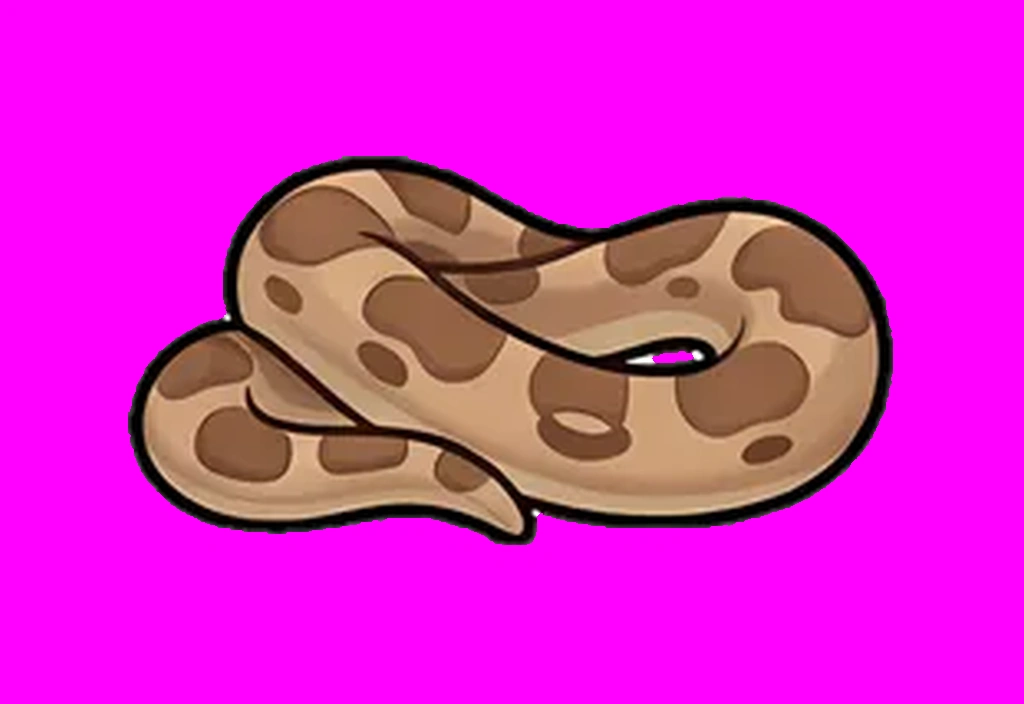
#> input picture tools/art/combat/starts/boa-coil.webp, 1024 x 704 px
$ python snakebrown.py combat/starts/boa-coil.webp combat/starts/pit-bed.webp
#> lines starting #> are read from the running program, lines starting #| are printed output that depends on the picture; after the words box and inside, x2 and y2 are one past the last pixel; in counts of white or black regions, pixels touching at a corner belong together
"""snakebrown.py: the brown vine snake (ENG-S2, the lead's ruling 11-14: a hue shift in the cut, so it never hides on a green liana).
Takes ART-678b's green cuts (t-art-678b@a93e335, src/assets/w1-678/w16-vinesnake-{hang,hiss}.webp) and turns ONLY the green scales brown:
every pixel whose hue is in the green band (45-150 deg) has its hue moved to vine-brown (keeps its place in the band, so the shading
stays), its saturation and value eased down a little; the cream belly, the orange eye, the dark outline and the mouth are untouched.
Usage: python3 tools/art/snakebrown.py <in.webp> <out.webp>
"""
import sys
import numpy as np
from PIL import Image

def brown(src, dst):
#> called with src = 'combat/starts/boa-coil.webp', dst = 'combat/starts/pit-bed.webp'
    im = Image.open(src).convert('RGBA')
    a = np.asarray(im).astype(np.float32) / 255.0
    rgb, al = a[..., :3], a[..., 3:]
#> al: shape (704, 1024, 1) float32; every value is 1
    hsv = np.asarray(Image.fromarray((rgb * 255).astype(np.uint8)).convert('HSV')).astype(np.float32)
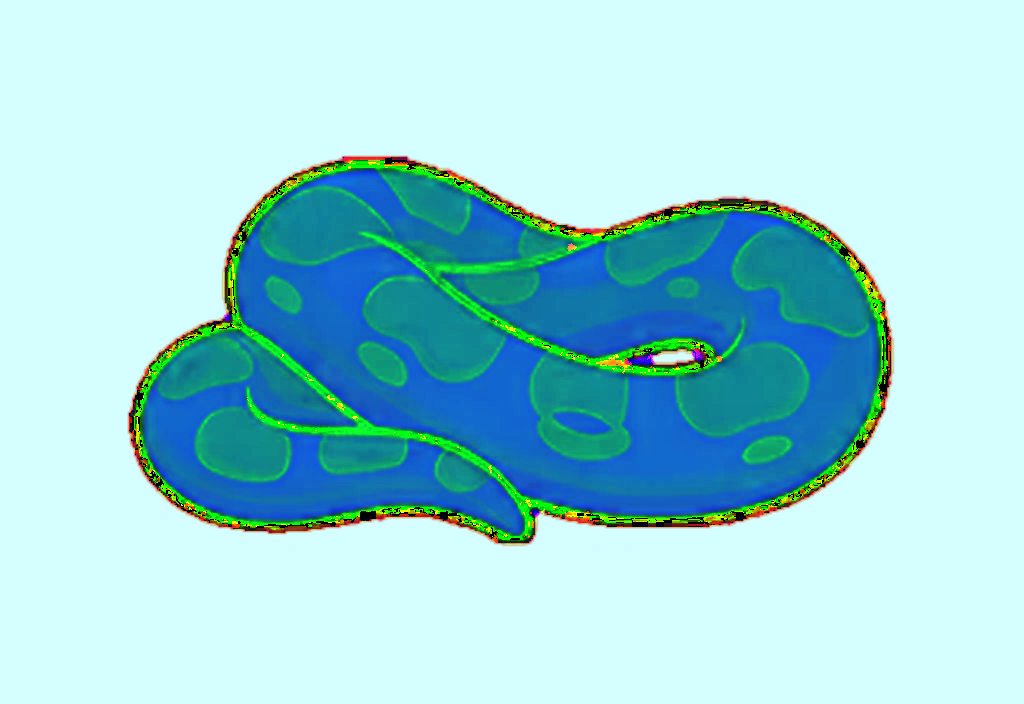
#> hsv: shape (704, 1024, 3) float32; mean R, G, B 152.6, 214.3, 220.9
    h = hsv[..., 0] * 360 / 255; s = hsv[..., 1] / 255; v = hsv[..., 2] / 255
#> after `h = hsv[..., 0] * 360 / 255`:
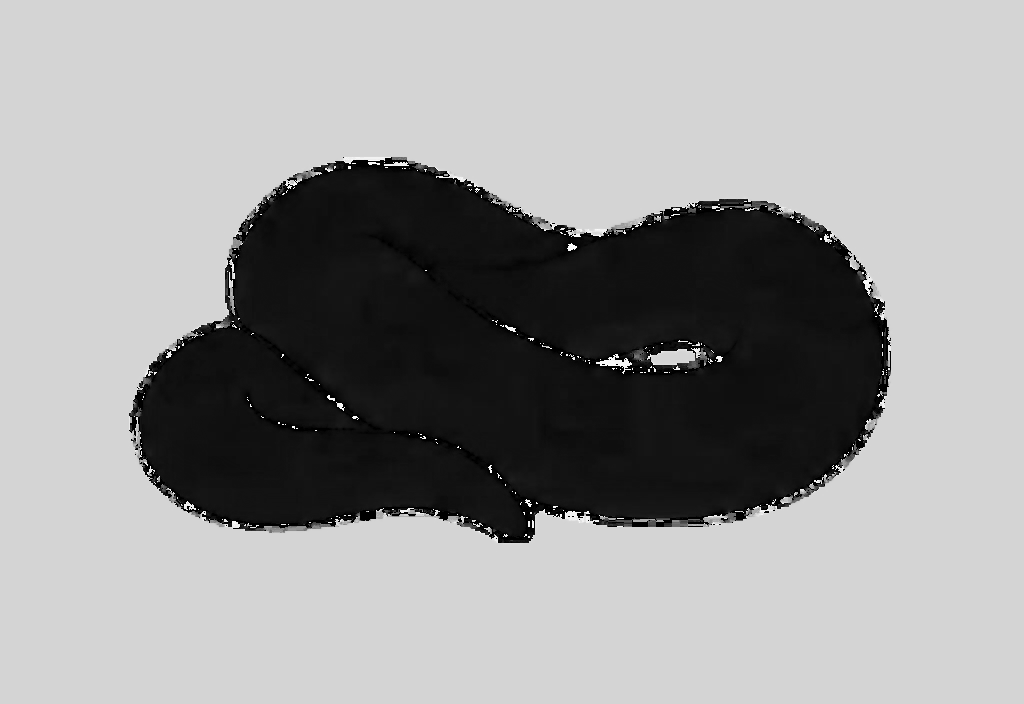
#> h: shape (704, 1024) float32; min 0, max 358.6, mean 217.2; drawn with min black and max white
#> after `s = hsv[..., 1] / 255`:
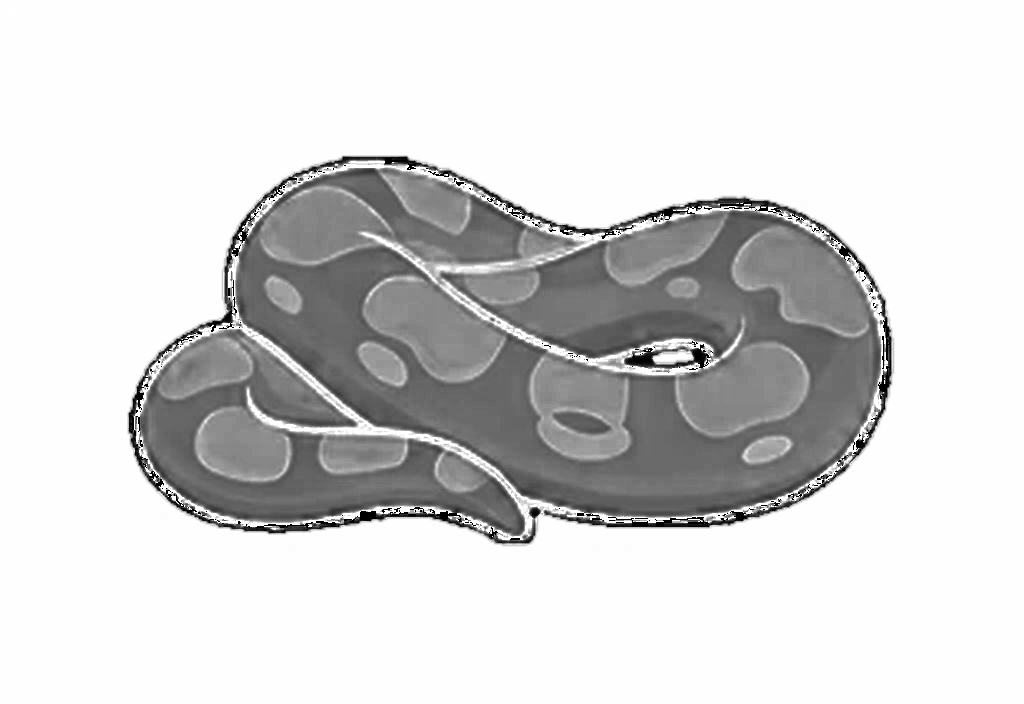
#> s: shape (704, 1024) float32; min 0, max 1, mean 0.836
#> after `v = hsv[..., 2] / 255`:
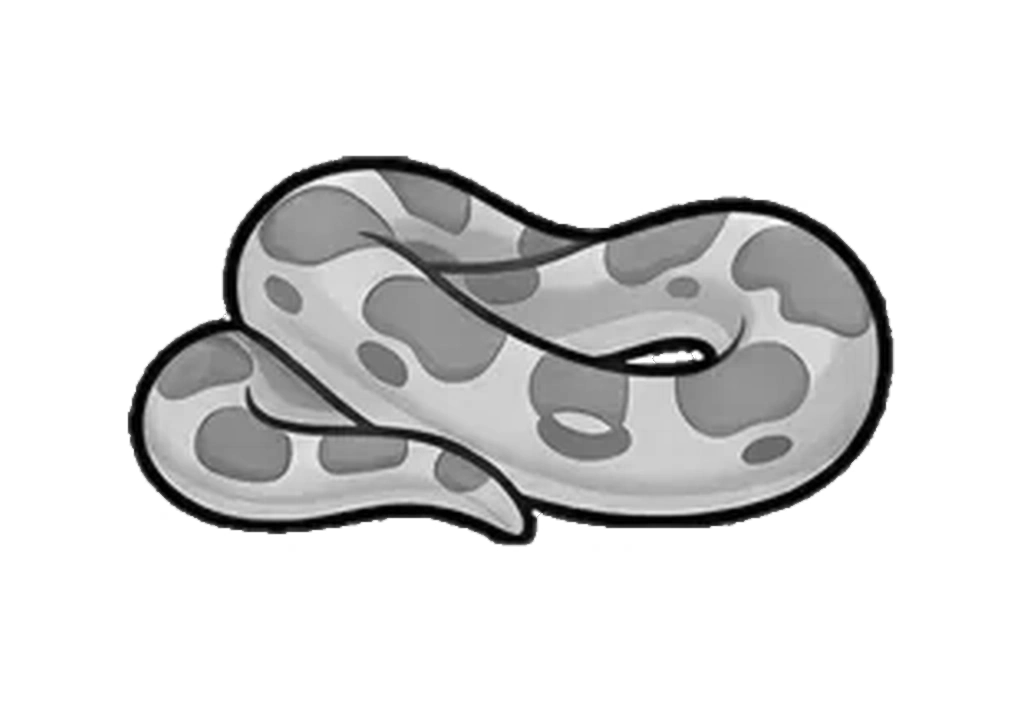
#> v: shape (704, 1024) float32; min 0, max 1, mean 0.864
    green = (h >= 45) & (h <= 150) & (s > 0.18)
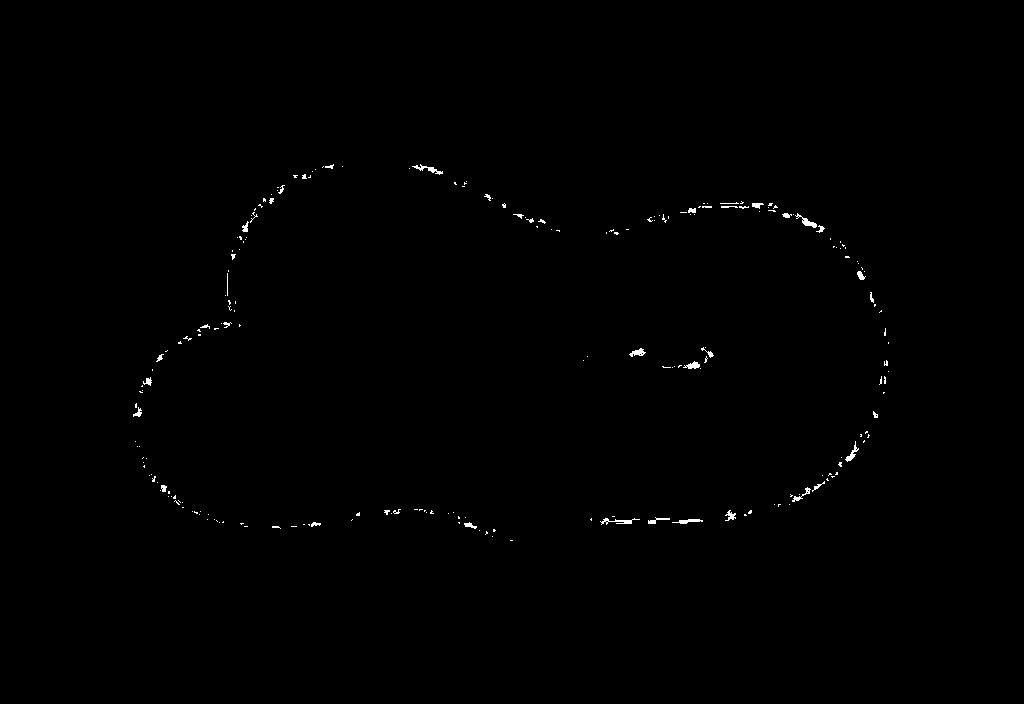
#> green: shape (704, 1024) bool; 0.35% white in thin lines or dots, all inside (x1, y1, x2, y2) = (133, 164, 889, 541)
    # (the green band 45-150 maps onto 18-38: warm bark brown, darker in the shade as the green was)
    h2 = np.where(green, 18 + (h - 45) * (20 / 105), h)
    s2 = np.where(green, np.clip(s * 0.92, 0, 1), s)
    v2 = np.where(green, np.clip(v * 0.80, 0, 1), v)
    out = np.stack([h2 * 255 / 360, s2 * 255, v2 * 255], -1).clip(0, 255).astype(np.uint8)
    rgb2 = np.asarray(Image.fromarray(out, 'HSV').convert('RGB'))
    Image.fromarray(np.concatenate([rgb2, (al * 255).astype(np.uint8)], -1), 'RGBA').save(dst, 'WEBP', lossless=True, quality=100, method=6)

if __name__ == '__main__':
    brown(sys.argv[1], sys.argv[2])

$ run again, on tools/art/combat/starts/vine-take.webp
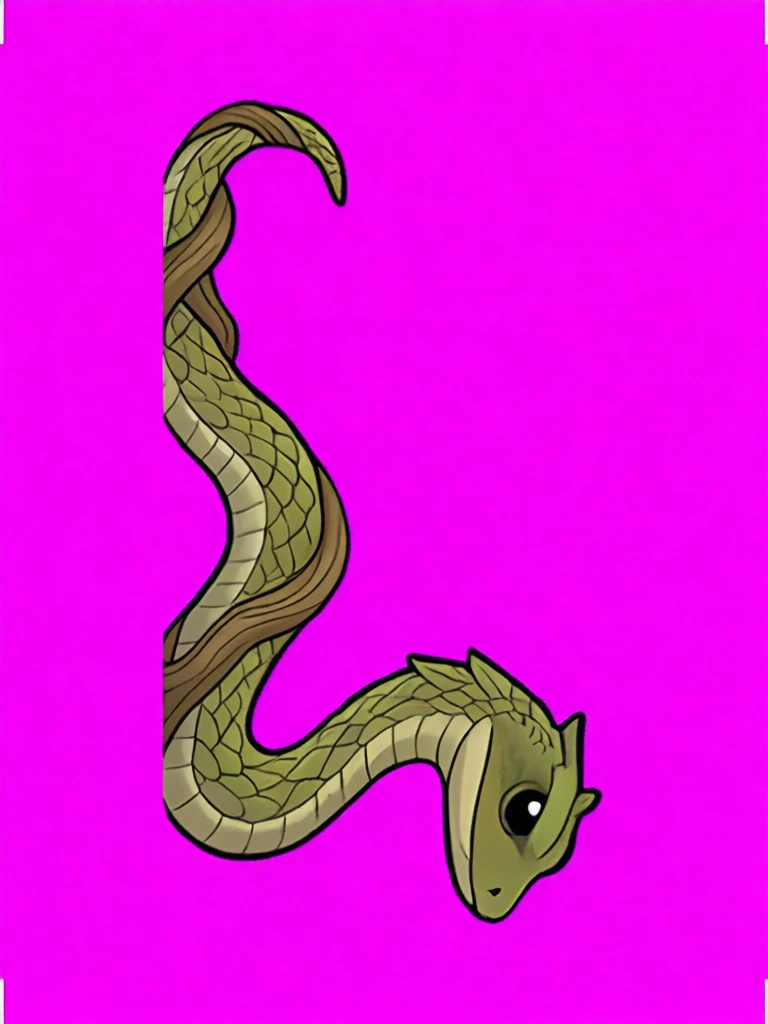
#> input picture tools/art/combat/starts/vine-take.webp, 768 x 1024 px
#> al: shape (1024, 768, 1) float32; every value is 1
#> in brown, `green = (h >= 45) & (h <= 150) & (s > 0.18)`:
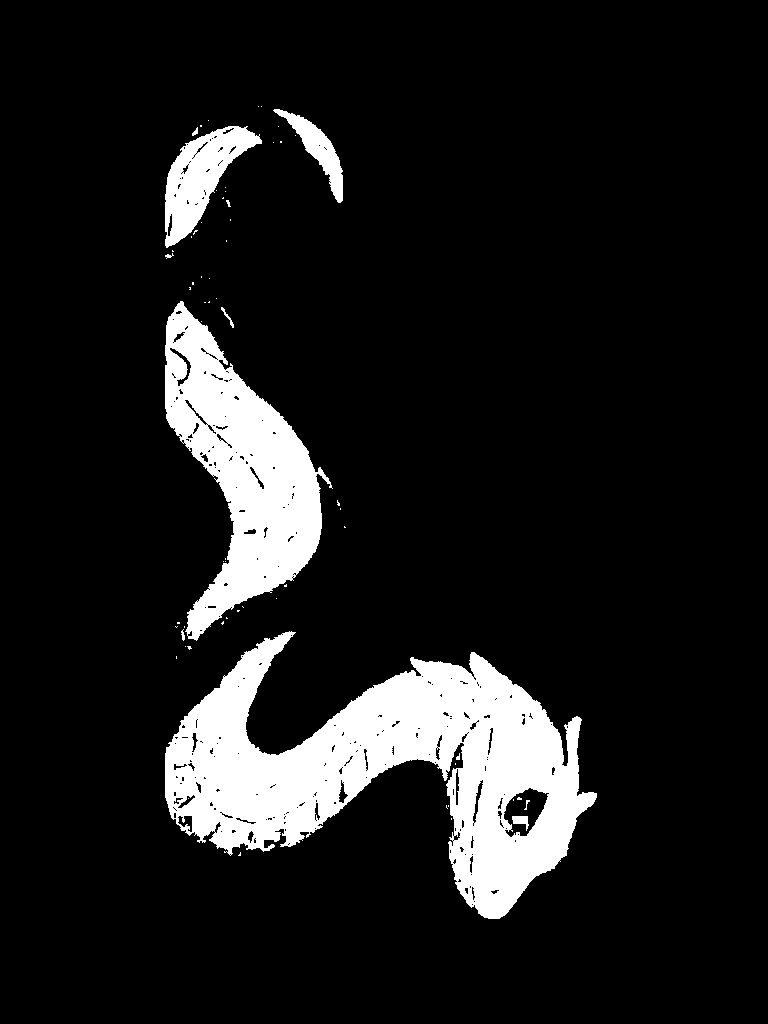
#> green: shape (1024, 768) bool; 11.1% white; 64 white regions (54 under 20 px), largest, box (x1, y1, x2, y2) and area: (165, 631, 597, 919) 54736, (165, 301, 333, 641) 24877, (165, 126, 262, 248) 5153
#> in brown, `rgb2 = np.asarray(Image.fromarray(out, 'HSV').convert('RGB'))`:
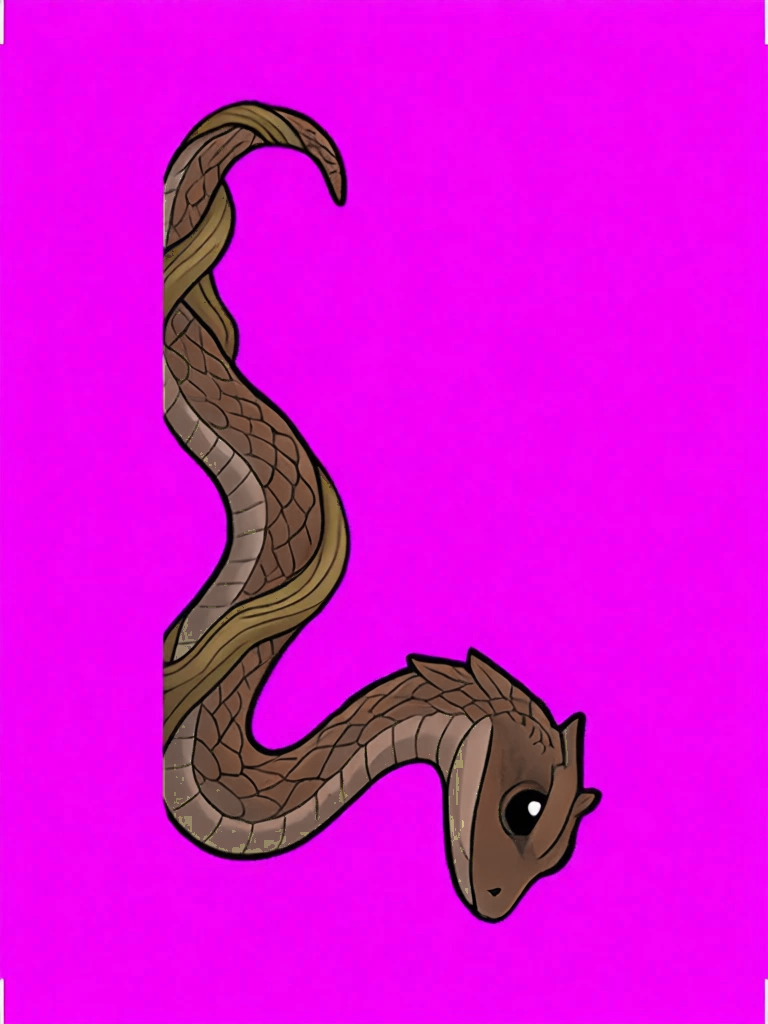
#> rgb2: shape (1024, 768, 3); mean of channels 0, 1, 2 218.1, 12.8, 217.1; drawn as R, G, B
